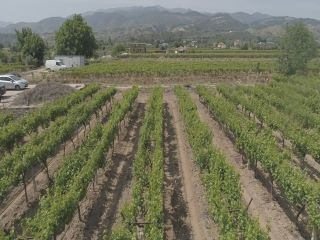
#> input picture crop_row_detection/CRBD/0-CRBD-bag/bag (1).jpg, 320 x 240 px, found by its file name; its folder holds only this picture in this run
$ python line_detect_1.py   (Python 2 division)
#> lines starting #> are read from the running program, lines starting #| are printed output that depends on the picture; after the words box and inside, x2 and y2 are one past the last pixel; in counts of white or black regions, pixels touching at a corner belong together
#!/usr/bin/python

import os
import os.path
import time

import cv2
import numpy as np
import math

### Setup ###
image_data_path = os.path.abspath('../crop_row_detection/CRBD/0-CRBD-bag')
gt_data_path = os.path.abspath('../crop_row_detection/CRBD/GT data') #ground truth
image_out_path = os.path.abspath('../crop_row_detection/img/algo1_bag')

NUMBER_OF_STRIPS = 10             # How many strips the image is split into
SUM_THRESH = 2                    # How much green in a strip before it's a plant
DIFF_NOISE_THRESH = 8             # How close can two sections be?

HOUGH_RHO = 5                     # Distance resolution of the accumulator in pixels
HOUGH_ANGLE = math.pi/180         # Angle resolution of the accumulator in radians
HOUGH_THRESH = 6                  # Accumulator threshold parameter. Only those lines are returned that get enough votes

ANGLE_THRESH = math.pi*(30.0/180) # How steep angles the crop rows can be in radians


use_camera = False
#view_all_steps = False
images_to_save = [2, 3, 4, 5]
strip_to_save = 3
curr_image = 0
timing = False


def main():

    if use_camera == False:

        diff_times = []

        for image_name in sorted(os.listdir(image_data_path)):
            global curr_image
            curr_image += 1

            start_time = time.time()

            image_path = os.path.join(image_data_path, image_name)

            image_in = cv2.imread(image_path)
#> image_in is the input picture: shape (240, 320, 3); mean B, G, R 90.3, 114.6, 113.9
            crop_lines = crop_row_detect(image_in)

            if timing == False:
                cv2.destroyAllWindows()
                # [11 lines of commented-out code are left out]
            else:
                diff_times.append(time.time() - start_time)
                mean = 0
                for diff_time in diff_times:
                    mean += diff_time

                # [11 lines of commented-out code are left out]

    """ else:
        capture = cv2.VideoCapture(0)

        while cv2.waitKey(1) < 0:
            _, image_in = capture.read()
            image_out = crop_row_detect(image_in)
            cv2.imshow('webcam crop rows', image_out)

        capture.release()

    cv2.destroyAllWindows() """


def crop_row_detect(image_in):

    save_image('0_image_in', image_in)

    ### Grayscale Transform ###
    image_edit = grayscale_transform(image_in)
    save_image('1_image_gray', image_edit)

    ### Binarization ###
    _, image_edit = cv2.threshold(image_edit, 0, 255, cv2.THRESH_BINARY | cv2.THRESH_OTSU)
    save_image('2_image_bin', image_edit)

    ### Stripping ###
    crop_points = strip_process(image_edit)
    save_image('8_crop_points', crop_points)

    ### Hough Transform ###
    crop_lines = crop_point_hough(crop_points)
    save_image('9_image_hough', cv2.addWeighted(image_in, 1, crop_lines, 1, 0.0))

    return crop_lines


def save_image(image_name, image_data):
    #if curr_image in images_to_save:
    image_name_new = os.path.join(image_out_path, "{0}_{1}.jpg".format(image_name, str(curr_image) ))

    cv2.imwrite(image_name_new, image_data)


def grayscale_transform(image_in):
    b, g, r = cv2.split(image_in)
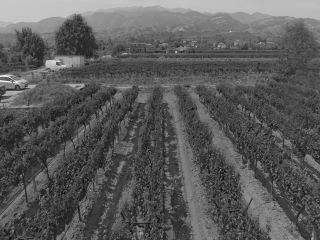
#> b: shape (240, 320); min 3, max 255, mean 90.3
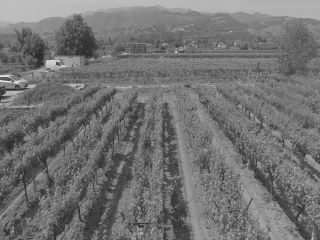
#> g: shape (240, 320); min 33, max 253, mean 114.6
    return 2*g - r - b
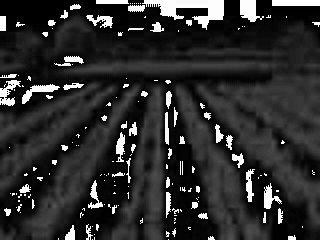
#> returned value: shape (240, 320); min 0, max 255, mean 45.2
#> in crop_row_detect, `_, image_edit = cv2.threshold(image_edit, 0, 255, cv2.THRESH_BINARY | ..`:
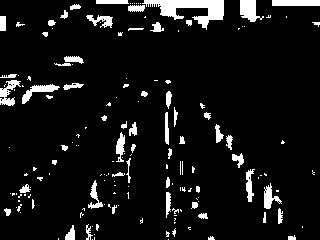
#> image_edit: shape (240, 320); 7.9% white; 164 white regions (106 under 20 px), largest, box (x1, y1, x2, y2) and area: (142, 0, 224, 30) 1068, (240, 0, 264, 22) 325, (272, 0, 320, 6) 288


def strip_process(image_edit):

    height = len(image_edit)
#> height = 240
    width = len(image_edit[0])
#> width = 320

    strip_height = height / NUMBER_OF_STRIPS
#> strip_height = 24
    crop_points = np.zeros((height, width), dtype=np.uint8)

    for strip_number in range(NUMBER_OF_STRIPS):
        image_strip = image_edit[(strip_number*strip_height):((strip_number+1)*strip_height-1), :]


        if strip_number == strip_to_save:
            save_image('4_image_strip_4', image_strip)

        v_sum = [0] * width
        v_thresh = [0] * width
        v_diff = [0] * width
        v_mid = [0] * width

        diff_start = 0
        diff_end = 0
        diff_end_found = True

        for col_number in range(width):

            ### Vertical Sum ###
            v_sum[col_number] = sum(image_strip[:, col_number]) / 255

            ### Threshold ###
            if v_sum[col_number] >= SUM_THRESH:
                v_thresh[col_number] = 1
            else:
                v_thresh[col_number] = 0

            ### Differential with Noise Reduction ###
            if v_thresh[col_number] > v_thresh[col_number - 1]:
                v_diff[col_number] = 1
                if (col_number - diff_end) > DIFF_NOISE_THRESH:
                    diff_start = col_number
                    diff_end_found = False

            elif v_thresh[col_number] < v_thresh[col_number - 1]:
                v_diff[col_number] = -1

                if (col_number - diff_start) > DIFF_NOISE_THRESH:
                    v_mid[diff_start + (col_number-diff_start)/2] = 1
                    diff_end = col_number
                    diff_end_found = True

        if curr_image in images_to_save and strip_number == strip_to_save:
            print(v_sum)
            print(v_thresh)
            print(v_diff)
            print(v_mid)

        crop_points[(strip_number*strip_height), :] = v_mid
        crop_points *= 255
#> this loop made 10 passes
#> pass 1, in strip_process, `image_strip = image_edit[(strip_number*strip_height):((strip_number+1)..`:
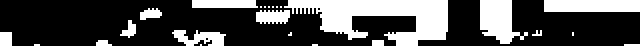
#> image_strip: shape (23, 320) (shown 2 times larger); 30% white; 24 white regions (15 under 20 px), largest, box (x1, y1, x2, y2) and area: (142, 0, 224, 23) 1035, (240, 0, 264, 22) 325, (272, 0, 320, 6) 288
#> pass 1, in strip_process, `crop_points *= 255`:
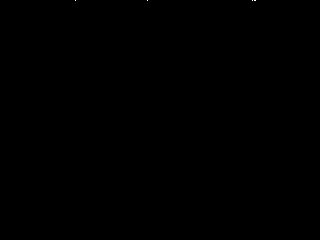
#> crop_points: shape (240, 320); 0.01% white in thin lines or dots, all inside (x1, y1, x2, y2) = (75, 0, 256, 1)
#> pass 2, in strip_process, `image_strip = image_edit[(strip_number*strip_height):((strip_number+1)..`:
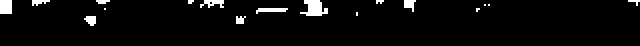
#> image_strip: shape (23, 320) (shown 2 times larger); 3.9% white; 17 white regions (11 under 20 px), largest, box (x1, y1, x2, y2) and area: (150, 0, 164, 8) 71, (0, 0, 6, 7) 42, (128, 4, 144, 7) 31, (100, 0, 112, 4) 29, (202, 0, 208, 6) 23, (42, 8, 48, 13) 22
#> after the loop: crop_points: shape (240, 320); min 0, max 255, mean 0.1

        #image_edit[(strip_number*strip_height):((strip_number+1)*strip_height-1), :] = image_strip

    return crop_points


def crop_point_hough(crop_points):

    height = len(crop_points)
#> height = 240
    width = len(crop_points[0])
#> width = 320

    #crop_line_data = cv2.HoughLinesP(crop_points, 1, math.pi/180, 2, 10, 10)
    crop_line_data = cv2.HoughLines(crop_points, HOUGH_RHO, HOUGH_ANGLE, HOUGH_THRESH)
#> crop_line_data = 22 rows, first 8: [175, 1.94], [190, 1.36], [190, 1.57], [200, 0.698], [190, 1.33], [180, 1.88], [170, 1.97], [195, 0.681]

    crop_lines = np.zeros((height, width, 3), dtype=np.uint8)

    if crop_line_data is not None:
        crop_line_data = crop_line_data[0]
#> crop_line_data = [[175, 1.94]]
        #print(crop_line_data)

        if len(crop_line_data[0]) == 2:
            for [rho, theta] in crop_line_data:
                #print(rho, theta)
                if (theta <= ANGLE_THRESH) or (theta >= math.pi-ANGLE_THRESH):
                    a = math.cos(theta)
                    b = math.sin(theta)
                    x0 = a*rho
                    y0 = b*rho
                    point1 = (int(round(x0+1000*(-b))), int(round(y0+1000*(a))))
                    point2 = (int(round(x0-1000*(-b))), int(round(y0-1000*(a))))
                    cv2.line(crop_lines, point1, point2, (0, 0, 255), 2)
#> this loop made 1 pass
#> crop_lines: shape (240, 320, 3); every value is 0

        elif len(crop_line_data[0]) == 4:
            for [x0, y0, x1, y1] in crop_line_data:
                cv2.line(crop_lines, (x0, y0), (x1, y1), (0, 0, 255), 2)
    else:
        print("No lines found")

    return crop_lines


main()

$ run again, on crop_row_detection/CRBD/0-CRBD-bag/bag (13) (Custom).jpg
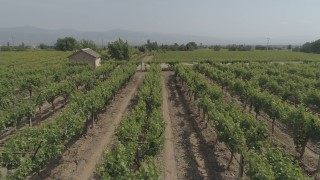
#> input picture crop_row_detection/CRBD/0-CRBD-bag/bag (13) (Custom).jpg, 320 x 180 px, found by its file name
#> in main, image_in is the input picture: shape (180, 320, 3); mean B, G, R 91.3, 109.4, 106.9
#> in grayscale_transform, `b, g, r = cv2.split(image_in)`:
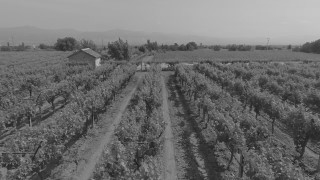
#> g: shape (180, 320); min 20, max 199, mean 109.4
#> in crop_row_detect, `_, image_edit = cv2.threshold(image_edit, 0, 255, cv2.THRESH_BINARY | ..`:
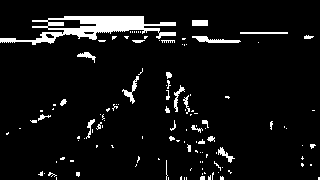
#> image_edit: shape (180, 320); 6.6% white; 123 white regions (96 under 20 px), largest, box (x1, y1, x2, y2) and area: (0, 16, 176, 45) 1959, (192, 36, 241, 43) 177, (122, 76, 139, 104) 125
#> in strip_process, `height = len(image_edit)`: height = 180
#> in strip_process, `width = len(image_edit[0])`: width = 320
#> strip_height = 18
#> in crop_point_hough, `height = len(crop_points)`: height = 180
#> in crop_point_hough, `width = len(crop_points[0])`: width = 320
#> in crop_point_hough, `crop_line_data = cv2.HoughLines(crop_points, HOUGH_RHO, HOUGH_ANGLE, H..`: crop_line_data = [[35, 1.57], [40, 1.55]]
#> in crop_point_hough, `crop_line_data = crop_line_data[0]`: crop_line_data = [[35, 1.57]]
#> the loop in crop_point_hough, `for [rho, theta] in crop_line_data:` made 1 pass

$ run again, on crop_row_detection/CRBD/0-CRBD-bag/bag (14) (Custom).jpg
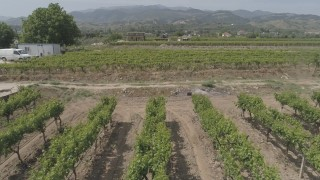
#> input picture crop_row_detection/CRBD/0-CRBD-bag/bag (14) (Custom).jpg, 320 x 180 px, found by its file name
#> in main, image_in is the input picture: shape (180, 320, 3); mean B, G, R 93, 113.7, 114.6
#> in grayscale_transform, `b, g, r = cv2.split(image_in)`:
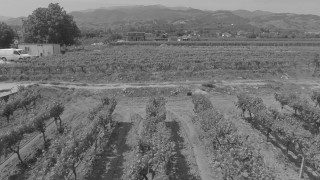
#> g: shape (180, 320); min 31, max 242, mean 113.7
#> in crop_row_detect, `_, image_edit = cv2.threshold(image_edit, 0, 255, cv2.THRESH_BINARY | ..`:
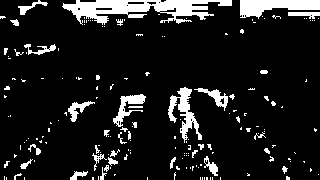
#> image_edit: shape (180, 320); 11.5% white; 178 white regions (141 under 20 px), largest, box (x1, y1, x2, y2) and area: (62, 0, 232, 25) 2142, (240, 0, 320, 19) 918, (168, 87, 202, 143) 687
#> in strip_process, `height = len(image_edit)`: height = 180
#> in strip_process, `width = len(image_edit[0])`: width = 320
#> strip_height = 18
#> in crop_point_hough, `height = len(crop_points)`: height = 180
#> in crop_point_hough, `width = len(crop_points[0])`: width = 320
#> in crop_point_hough, `crop_line_data = cv2.HoughLines(crop_points, HOUGH_RHO, HOUGH_ANGLE, H..`: crop_line_data = 28 rows, first 8: [180, 1.03], [165, 0.541], [160, 0.576], [180, 0.96], [70, 1.27], [165, 1.33], [145, 1.57], [160, 1.57]
#> in crop_point_hough, `crop_line_data = crop_line_data[0]`: crop_line_data = [[180, 1.03]]
#> the loop in crop_point_hough, `for [rho, theta] in crop_line_data:` made 1 pass

$ run again, on crop_row_detection/CRBD/0-CRBD-bag/bag (15) (Custom).jpg
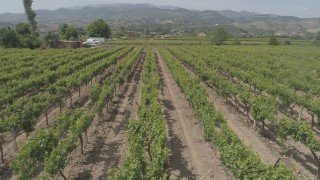
#> input picture crop_row_detection/CRBD/0-CRBD-bag/bag (15) (Custom).jpg, 320 x 180 px, found by its file name
#> in main, image_in is the input picture: shape (180, 320, 3); mean B, G, R 90.2, 114.5, 113.3
#> in crop_row_detect, `_, image_edit = cv2.threshold(image_edit, 0, 255, cv2.THRESH_BINARY | ..`:
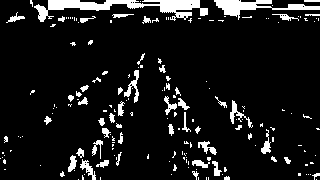
#> image_edit: shape (180, 320); 9.4% white; 182 white regions (130 under 20 px), largest, box (x1, y1, x2, y2) and area: (34, 0, 208, 22) 1507, (214, 0, 320, 20) 740, (124, 70, 139, 103) 174
#> in strip_process, `height = len(image_edit)`: height = 180
#> in strip_process, `width = len(image_edit[0])`: width = 320
#> strip_height = 18
#> in crop_point_hough, `height = len(crop_points)`: height = 180
#> in crop_point_hough, `width = len(crop_points[0])`: width = 320
#> crop_line_data = None
#> crop_lines: shape (180, 320, 3); every value is 0
